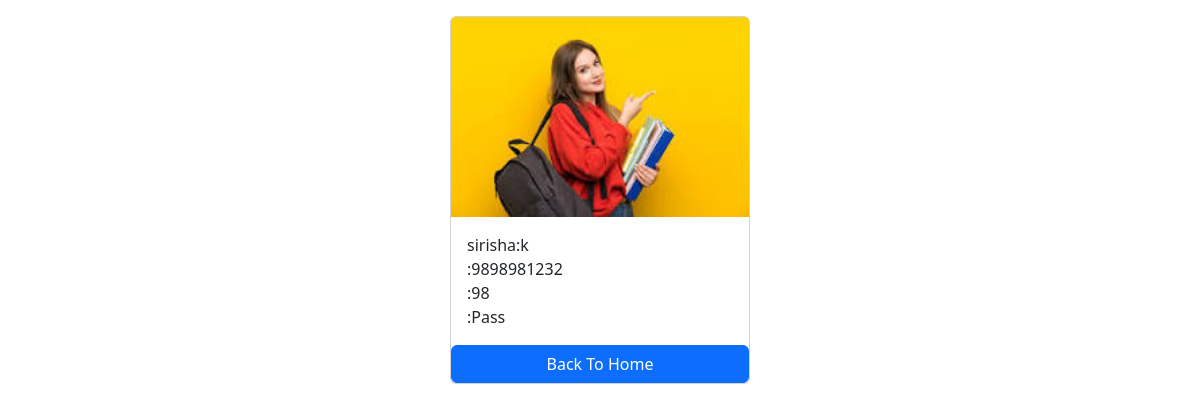
/students/4/, run on the app's committed database.
### report/models.py (models this page shows, shortened)
class Student(models.Model):
    first_name=models.CharField(max_length=100)
    last_name=models.CharField(max_length=100)
    photo=models.ImageField(upload_to='images')
    phone_number=models.IntegerField(max_length=10,blank=True)
    marks=models.CharField(max_length=100,blank=True)
    result=models.CharField(max_length=100)

### report/views.py (the view)
# urls.py: path('<int:pk>/',views.student_detail,name='student_detail'),
def student_detail(request,pk):
    student=get_object_or_404(Student,pk=pk)
    context={
        'student':student,
    }
    return render(request,'student_detail.html',context)

### templates/student_detail.html (shortened to what this page needs)
<!DOCTYPE html>
<html lang="en">
<head>
    <link href="https://cdn.jsdelivr.net/npm/bootstrap@5.3.3/dist/css/bootstrap.min.css" rel="stylesheet">
</head>
<body>
    <div class="container mt-3">
        <div class="card mx-auto" style="width:300px">
           <img src="{{student.photo.url}}" class="card-img-top" alt="">
            <div class="card-body">
                <p class="card-text m-0">{{student.first_name}}:{{student.last_name}}</p>
                <p class="card-text m-0">:{{student.phone_number}}</p>
                <p class="card-text m-0">:{{student.marks}}</p>
                <p class="card-text m-0">:{{student.result}}</p>
             </div>
            <a href="{% url "home" %}" class="btn btn-primary">Back To Home</a>
        </div>
    </div>
</body>
</html>

### data on the page
Student: photo (picture), first_name "sirisha", last_name "k", phone_number "9898981232", marks "98", result "Pass"
